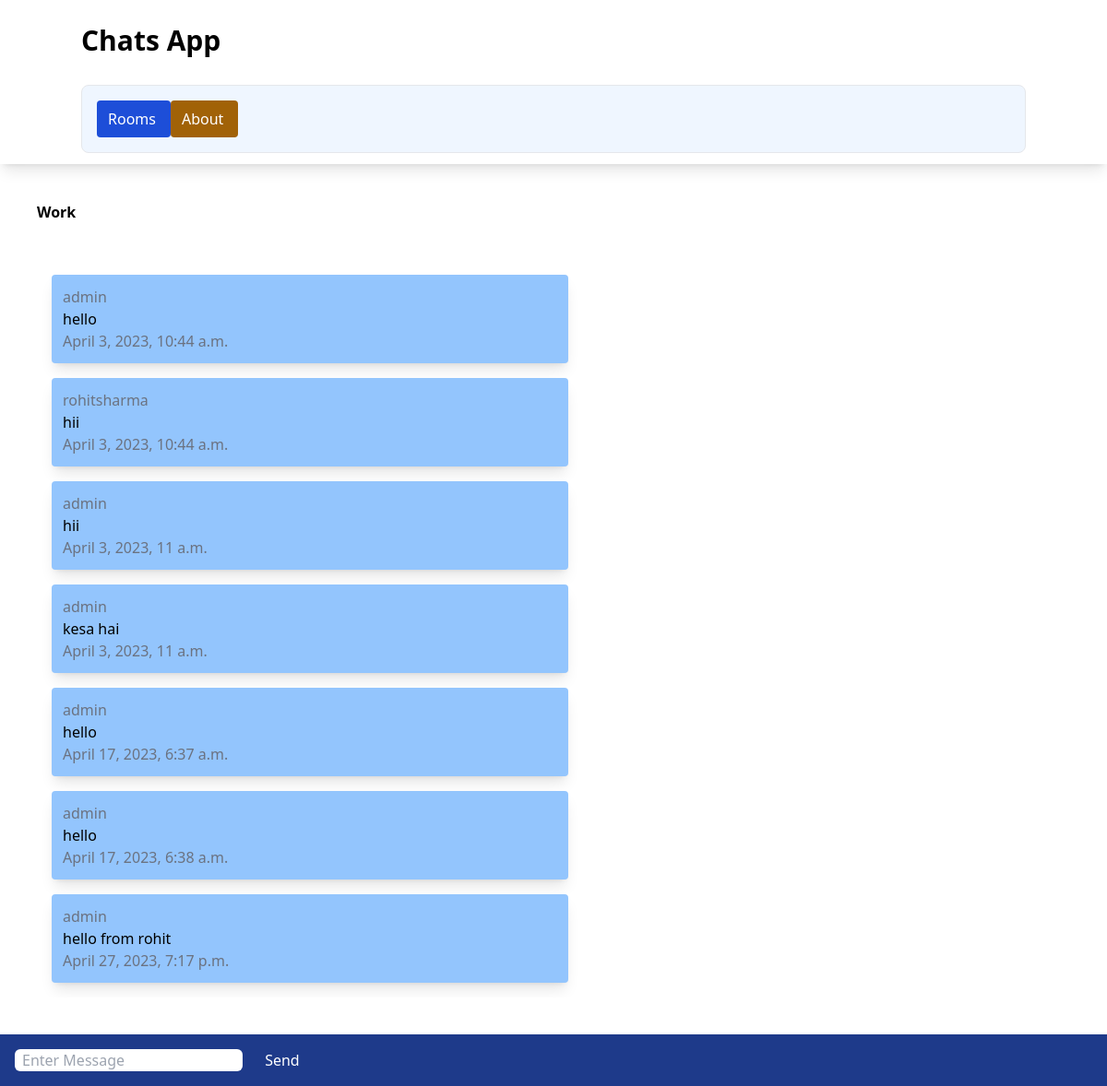
Page /work/ on the committed database.
### chatapp/models.py (models this page shows, shortened)
class ChatRoom(models.Model):
    name = models.CharField(max_length=100)
    slug = models.SlugField(unique=True)

class ChatMessage(models.Model):
    user = models.ForeignKey(User,on_delete=models.CASCADE)
    room = models.ForeignKey(ChatRoom,on_delete=models.CASCADE)
    message_content = models.TextField()
    date = models.DateTimeField(auto_now=True)
    class Meta:
        ordering = ('date',)

### chatapp/views.py (the view)
# urls.py: path('<slug:slug>/',views.chatroom,name='chatroom'),
def chatroom(request,slug):
    chatroom = ChatRoom.objects.get(slug = slug)
    messages = ChatMessage.objects.filter(room = chatroom)[0:30]
    context = {
        'chatroom':chatroom,
        'messages':messages
    }
    return render(request,'chatapp/room.html',context)

### chatapp/templates/chatapp/room.html (shortened to what this page needs)
{% extends 'chatapp/base.html' %}
    {% block body %}
    <div class="m-10 font-bold" >
        <h2>{{chatroom.name}}</h2>
    </div>
    <div class="message-container m-10 overflow-auto h-[700]" id="message-container" >
        <div id="chat-messages">
            {% for message in messages %}
            <div class="message shadow-lg p-3 m-4 rounded w-1/2 bg-blue-300">
                <div class="text-gray-500" >
                    {{message.user.username}}
                </div>
                {{message.message_content}}
                <div class = "text-gray-500" >
                    {{message.date}}
                </div>
            </div>
            {% endfor %}
        </div>
    </div>
    <div class="form-container inset-x-0 button-10 bg-blue-900 p-4" >
        <form method="post">
            <input class="rounded-md px-2 " id="message-input" type="text" name="message" placeholder="Enter Message">
            <button id="send-button" class="text-white ml-5" type="submit">Send</button>
        </form>
    </div>
    {% endblock %}

### chatapp/templates/chatapp/base.html (shortened to what this page needs)
<!DOCTYPE html>
<html lang="en">
<head>
    <script src="https://cdn.tailwindcss.com"></script>
</head>
<body>
    <nav class="shadow-lg px-3 py-3" >
        <div class="container flex  flex-wrap justify-between mx-auto ">
            <a  class="flex" href="">
                <span class="self-center text-3xl font-semibold">Chats App</span>
            </a>
            <div class="w-full block w-auto" >
                <ul class="flex flex-row p-4 mt-4 border rounded-lg border-grey-100 bg-blue-50 ">
                    <li>
                        <a class="block py-2 pl-3 pr-4 rounded bg-blue-700 text-white" href="">Rooms</a>
                    </li>
                    <li>
                        <a class="block py-2 pl-3 pr-4 rounded bg-yellow-700 text-white" href="">About</a>
                    </li>
                </ul>
            </div>
        </div>
    </nav>
    {% block body %}
    {% endblock %}
</body>
</html>

### rows in the picture
ChatRoom: name "Work"
ChatMessage: user.username "admin", message_content "hello", date "April 3, 2023, 10:44 a.m."
ChatMessage: user.username "rohitsharma", message_content "hii", date "April 3, 2023, 10:44 a.m."
ChatMessage: user.username "admin", message_content "hii", date "April 3, 2023, 11 a.m."
ChatMessage: user.username "admin", message_content "kesa hai", date "April 3, 2023, 11 a.m."
ChatMessage: user.username "admin", message_content "hello", date "April 17, 2023, 6:37 a.m."
ChatMessage: user.username "admin", message_content "hello", date "April 17, 2023, 6:38 a.m."
ChatMessage: user.username "admin", message_content "hello from rohit", date "April 27, 2023, 7:17 p.m."
